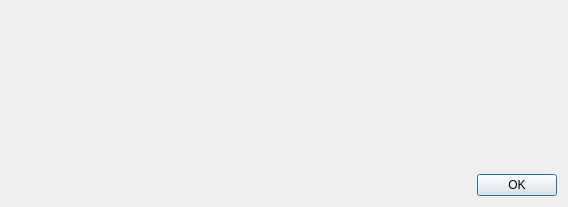
<?xml version="1.0" encoding="UTF-8"?>
<ui version="4.0">
 <class>DataDialog</class>
 <widget class="QDialog" name="DataDialog">
  <property name="geometry">
   <rect>
    <x>0</x>
    <y>0</y>
    <width>568</width>
    <height>207</height>
   </rect>
  </property>
  <property name="windowTitle">
   <string>SOL Dialog</string>
  </property>
  <layout class="QGridLayout" name="gridLayout">
   <item row="1" column="0">
    <widget class="QDialogButtonBox" name="buttonBox">
     <property name="orientation">
      <enum>Qt::Horizontal</enum>
     </property>
     <property name="standardButtons">
      <set>QDialogButtonBox::Ok</set>
     </property>
     <property name="centerButtons">
      <bool>false</bool>
     </property>
    </widget>
   </item>
   <item row="0" column="0">
    <widget class="QWidget" name="widgetSchema" native="true"/>
   </item>
  </layout>
 </widget>
 <resources/>
 <connections>
  <connection>
   <sender>buttonBox</sender>
   <signal>accepted()</signal>
   <receiver>DataDialog</receiver>
   <slot>accept()</slot>
   <hints>
    <hint type="sourcelabel">
     <x>248</x>
     <y>254</y>
    </hint>
    <hint type="destinationlabel">
     <x>157</x>
     <y>274</y>
    </hint>
   </hints>
  </connection>
  <connection>
   <sender>buttonBox</sender>
   <signal>rejected()</signal>
   <receiver>DataDialog</receiver>
   <slot>reject()</slot>
   <hints>
    <hint type="sourcelabel">
     <x>316</x>
     <y>260</y>
    </hint>
    <hint type="destinationlabel">
     <x>286</x>
     <y>274</y>
    </hint>
   </hints>
  </connection>
 </connections>
</ui>
